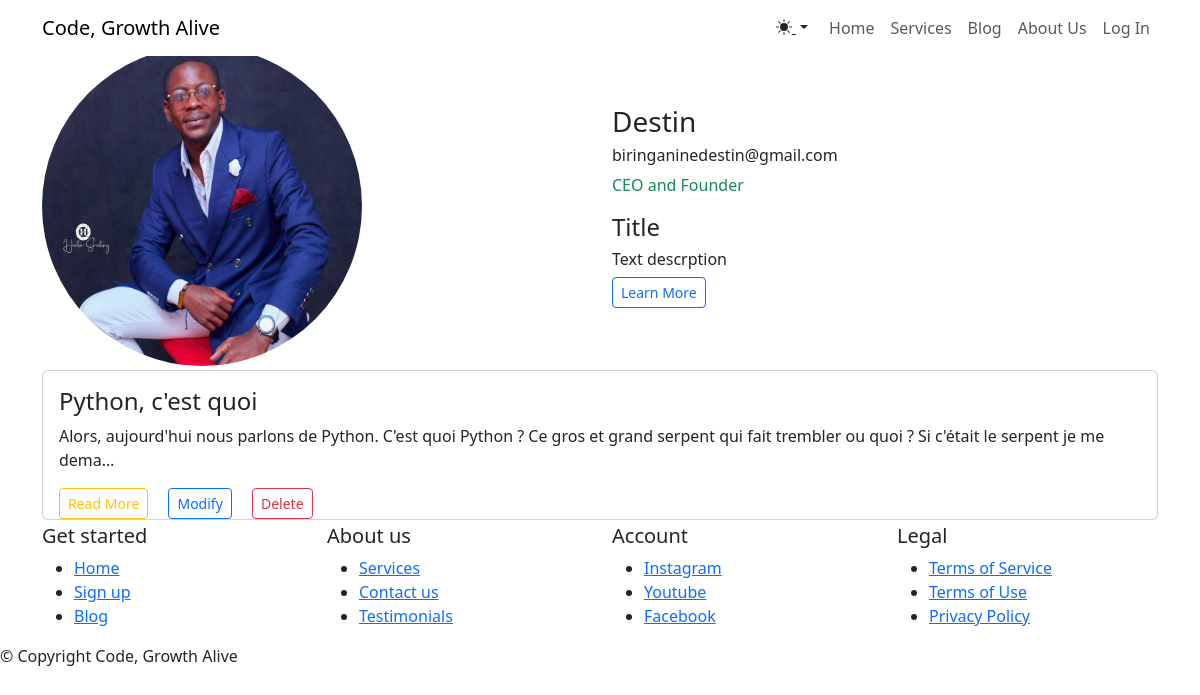
Page /user/4 on the committed database.
### user/models.py (models this page shows)
class User(AbstractUser):
    class Role(models.TextChoices):
        SIMPLE = "Simple", "Simple"
        TEAM = "Team", "Team"
        ADMIN = "Admin", "Admin"
        CA = "CA", "CA"
        COMPT = "Compt", "Compt"
    base_role = Role.SIMPLE
    role = models.CharField(max_length=20, choices=Role.choices, default=base_role)
    thumbnail = models.ImageField(blank=True, null=True, upload_to='users')
    position = models.CharField(max_length=50, blank=True, null=True)
    facebook_link = models.URLField(blank=True, null=True)
    twitter_link = models.URLField(blank=True, null=True)
    instagram_link = models.URLField(blank=True, null=True)
    linkedIn_link = models.URLField(blank=True, null=True)

### blog/models.py (models this page shows, shortened)
class Article(models.Model):
    class Lang(models.TextChoices):
        FR = "Fr", "Fr"
        EN = "En", "En"
    lang_role = Lang.FR
    language = models.CharField(_('language'), max_length=20, choices=Lang.choices)
    title = models.CharField(_('title'), max_length=255)
    tag = models.CharField(_('tag'), max_length=500)
    slug = models.SlugField(_('slug'), blank=True, null=True)
    content = MDTextField(_('content'))
    created_at = models.DateTimeField(_('created_at'), auto_now_add=True)
    likes = models.IntegerField(default=0)
    author = models.ForeignKey(AUTH_USER_MODEL, related_name='article', on_delete=models.CASCADE)
    picture = models.ImageField(blank=True, null=True, upload_to='articles')
    prepopulated_fields = {'slug': ('title',)}

### user/views.py (the view)
# urls.py: path("user/<int:id>", user_view, name="user"),
def user_view(request, id):
    perm = False
    user = User.objects.get(id=id)
    posts = Article.objects.filter(author=user)
    return render(request, 'user/user.html', {'pers':user, 'posts':posts})

### user/templates/user/user.html (shortened to what this page needs)
{% extends 'general/base.html' %}
{% load static %}
{% block content %}
<main class="page service-page">
    <section class="clean-block clean-services dark">
        <div class="container">
            <div class="block-heading">
                <h2 class="text-info">Personal Page</h2>
            </div>
            <div class="row align-items-center flex-row">
                <div class="col-lg-6">
                    <div class="about-avatar">
                        <img class="rounded-circle" style="height: 320px; width: 320px;" src="{{ pers.thumbnail.url }}">
                    </div>
                </div>
                <div class="col-lg-6">
                    <div class="about-text go-to">
                        <h3>{{ pers.username }}</h3>
                        <h6>{{ pers.email }}</h6>
                        <p class="text-success">{{ pers.position }}</p>
                        {% if user.is_authenticated == False %}
                        {% if user.username != pers.username %}
                        <div class="row about-list">
                            <div>
                                <h4 class="title">Title</h4>
                                <h6>Text descrption</h6>
                                <button class="btn btn-outline-primary btn-sm" type="button">Learn More</button>
                            </div>
                        </div>
                        {% endif %}
                        {% endif %}
                    </div>
                </div>
            </div>
            {% for post in posts %}
            <div class="card text-start my-1">
              <div class="card-body">
                <h4 class="card-title">{{ post.title }}</h4>
                <p class="card-text">{{ post.content|truncatechars:150 }}</p>
              </div>
              <div>
                <a href="{% url 'article' post.id %}"><button class="btn btn-outline-warning btn-sm ms-3" type="button">Read More</button></a>
                <a href="{% url 'article' post.id %}"><button class="btn btn-outline-primary btn-sm ms-3" type="button">Modify</button></a>
                <button class="btn btn-outline-danger btn-sm ms-3" type="button" data-bs-toggle="popover" title="Popover Header" data-bs-content="Some content inside the popover">Delete</button>
            </div>
            </div>
            {% endfor %}
          </div>
    </section>
</main>
{% endblock %}

### rows in the picture
User: thumbnail (placeholder picture), username "Destin", email "biringaninedestin@gmail.com", position "CEO and Founder"
Article: title "Python, c'est quoi", content "Alors, aujourd'hui nous parlons de Python. C'est quoi Python ? Ce gros et grand serpent qui fait trembler ou quoi ? Si c'était le serpent je me dema…"
